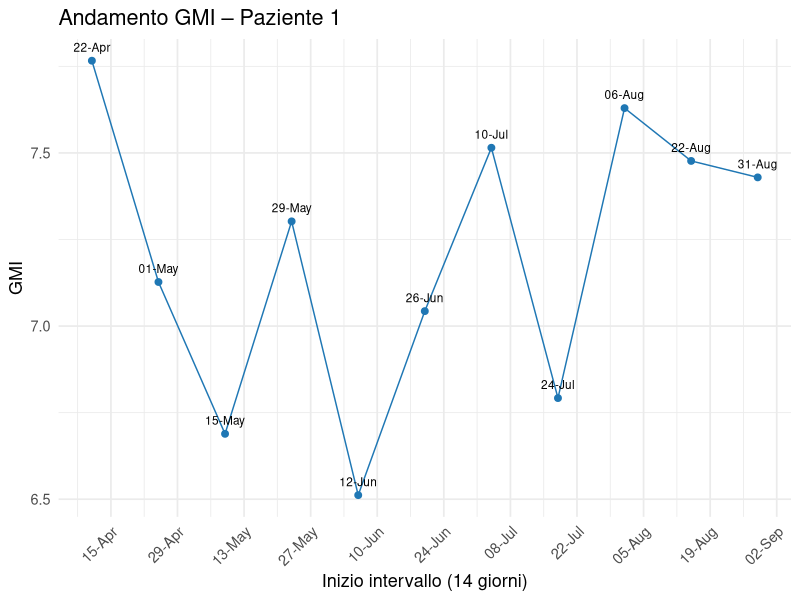
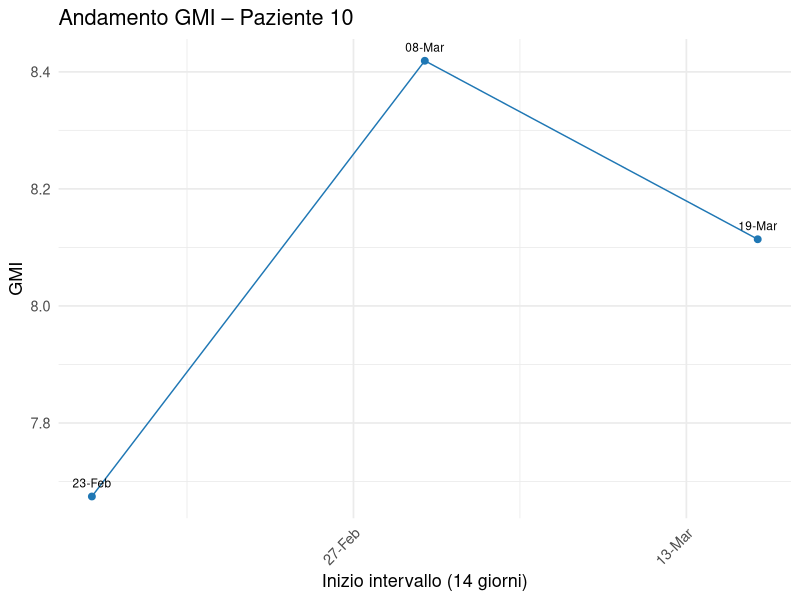
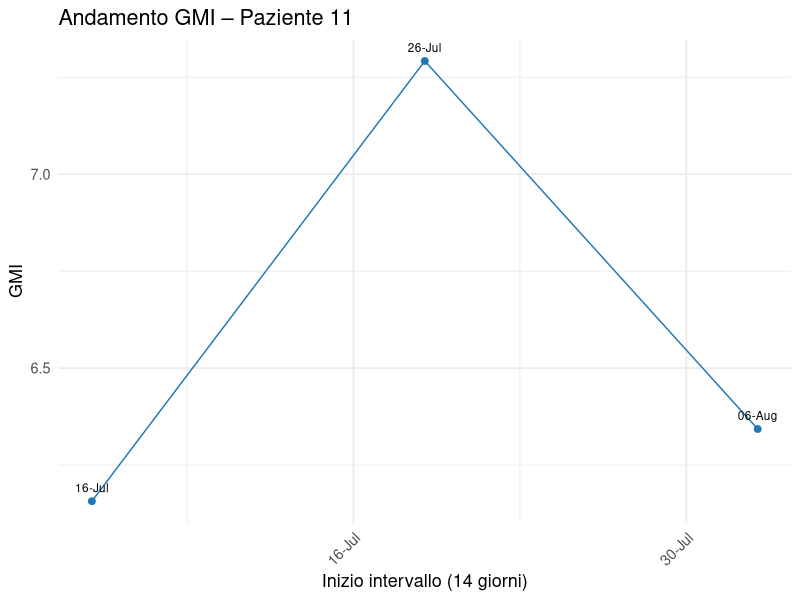
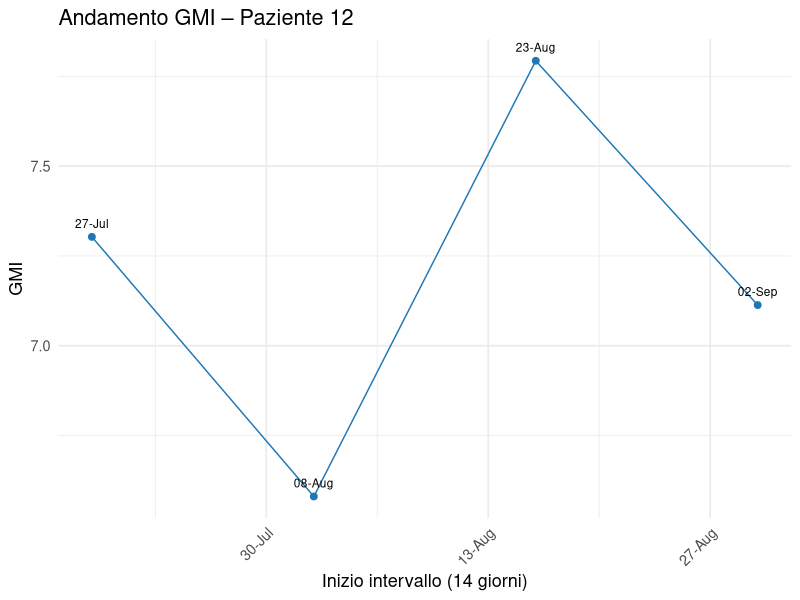
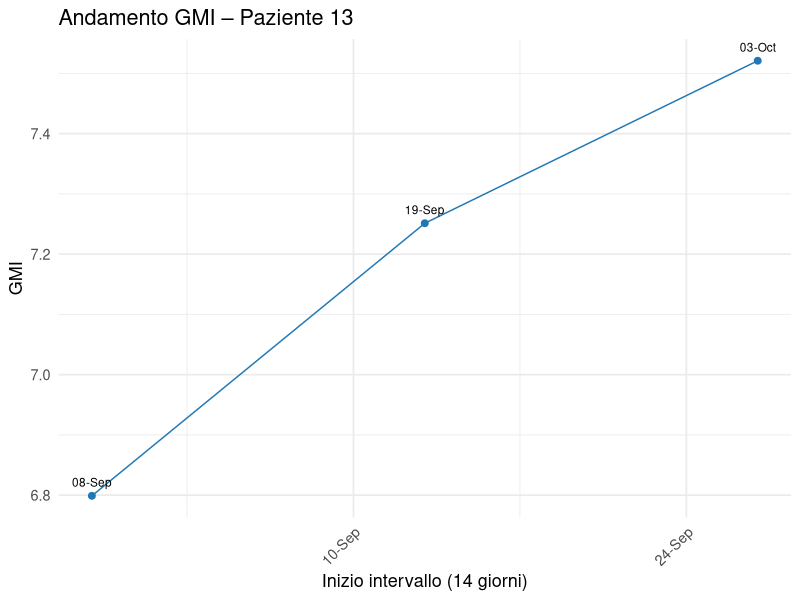
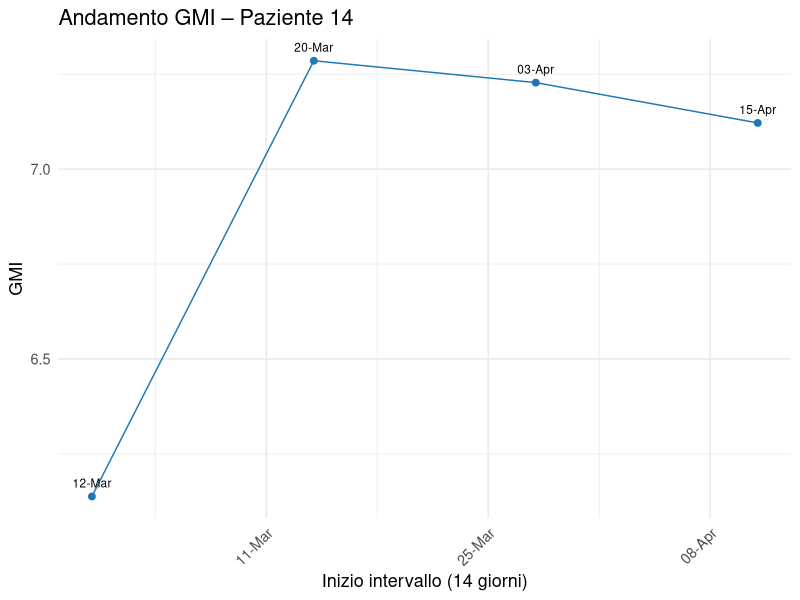
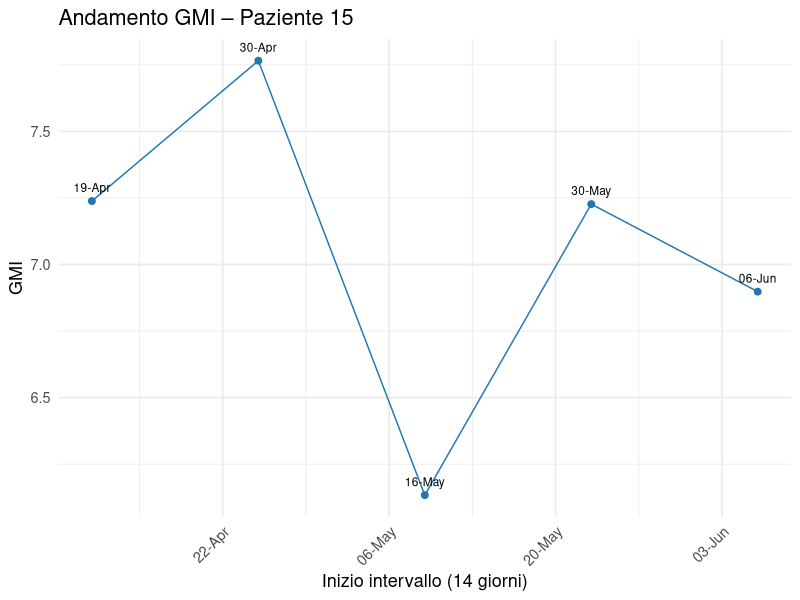
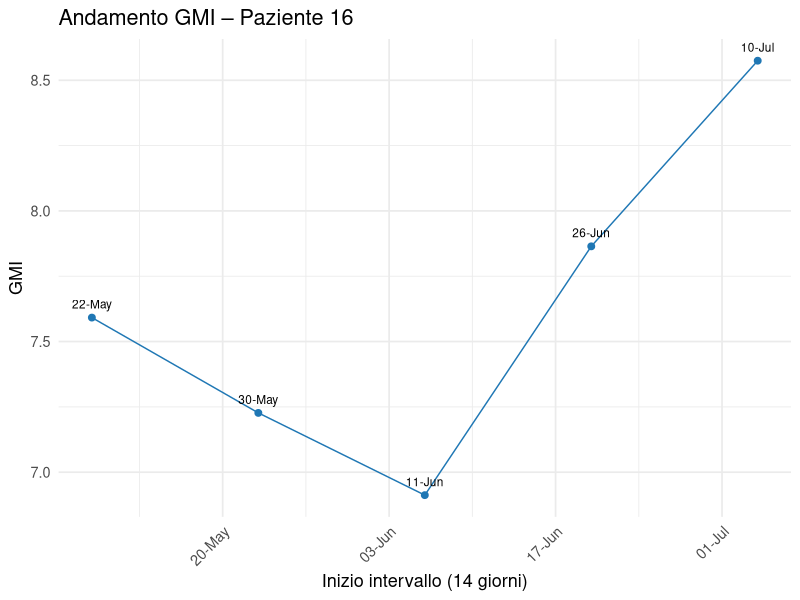

Here is the R script that generated these plots, in order: (Note: this script raises an error after producing the figures.)
# 📦 Librerie
if (!require("dplyr")) install.packages("dplyr", dependencies = TRUE)
if (!require("ggplot2")) install.packages("ggplot2", dependencies = TRUE)
if (!require("lubridate")) install.packages("lubridate", dependencies = TRUE)

library(dplyr)
library(ggplot2)
library(lubridate)

# 📁 Caricamento dati
data <- read.csv("./dataset/diabetes_clean_data3.csv", header = FALSE, stringsAsFactors = FALSE)
colnames(data) <- c("PatientID", "Date", "Time", "Code", "Value", "DateTime_raw", "DateTime", "UsesUltraLente")

# 🔄 Conversioni
data$Code <- as.numeric(data$Code)
data$Value <- as.numeric(data$Value)
data$PatientID <- as.factor(data$PatientID)
data$Date <- as.Date(data$Date, format = "%m-%d-%Y")

# 🔍 Filtra solo codici glicemici (48–64)
glicemia <- data %>%
  filter(Code >= 48 & Code <= 64, !is.na(Date), !is.na(Value))

# 📆 Crea intervalli rigidi da 14 giorni
start_date <- min(glicemia$Date, na.rm = TRUE)
start_date <- start_date - as.integer(difftime(start_date, as.Date("1970-01-01"), units = "days")) %% 14
end_date <- max(glicemia$Date, na.rm = TRUE)
end_date <- end_date + (14 - as.integer(difftime(end_date, start_date, units = "days")) %% 14)
intervalli <- seq(start_date, end_date + 14, by = 14)

# ➕ Assegna ciascun record a un intervallo
glicemia <- glicemia %>%
  mutate(
    interval_start = cut(Date, breaks = intervalli, right = FALSE),
    interval_start = as.Date(as.character(interval_start))
  )

# 🧮 Calcola GMI e data media delle misurazioni
gmi_df <- glicemia %>%
  group_by(PatientID, interval_start) %>%
  summarise(
    GMI = 3.31 + 0.02392 * mean(Value, na.rm = TRUE),
    media_data = as.Date(mean(as.numeric(Date), na.rm = TRUE), origin = "1970-01-01"),
    .groups = "drop"
  )

# 📁 Crea cartella per output
if (!dir.exists("grafici_gmi_individuali")) {
  dir.create("grafici_gmi_individuali")
}

# 📊 Crea un grafico per ciascun paziente
for (pid in unique(gmi_df$PatientID)) {
  paziente_data <- gmi_df %>% filter(PatientID == pid)

  p <- ggplot(paziente_data, aes(x = interval_start, y = GMI, group = 1)) +
    geom_line(color = "#1f77b4") +
    geom_point(size = 2, color = "#1f77b4") +
    geom_text(aes(label = format(media_data, "%d-%b")), vjust = -1, size = 3) +
    scale_x_date(date_labels = "%d-%b", date_breaks = "2 weeks") +
    labs(
      title = paste("Andamento GMI – Paziente", pid),
      x = "Inizio intervallo (14 giorni)",
      y = "GMI"
    ) +
    theme_minimal(base_size = 13) +
    theme(axis.text.x = element_text(angle = 45, hjust = 1))

  ggsave(
    filename = paste0("grafici_gmi_individuali/gmi_paziente_", pid, ".pdf"),
    plot = p, width = 8, height = 5
  )
}

cat("✅ Grafici GMI salvati in cartella: grafici_gmi_individuali/\n")
